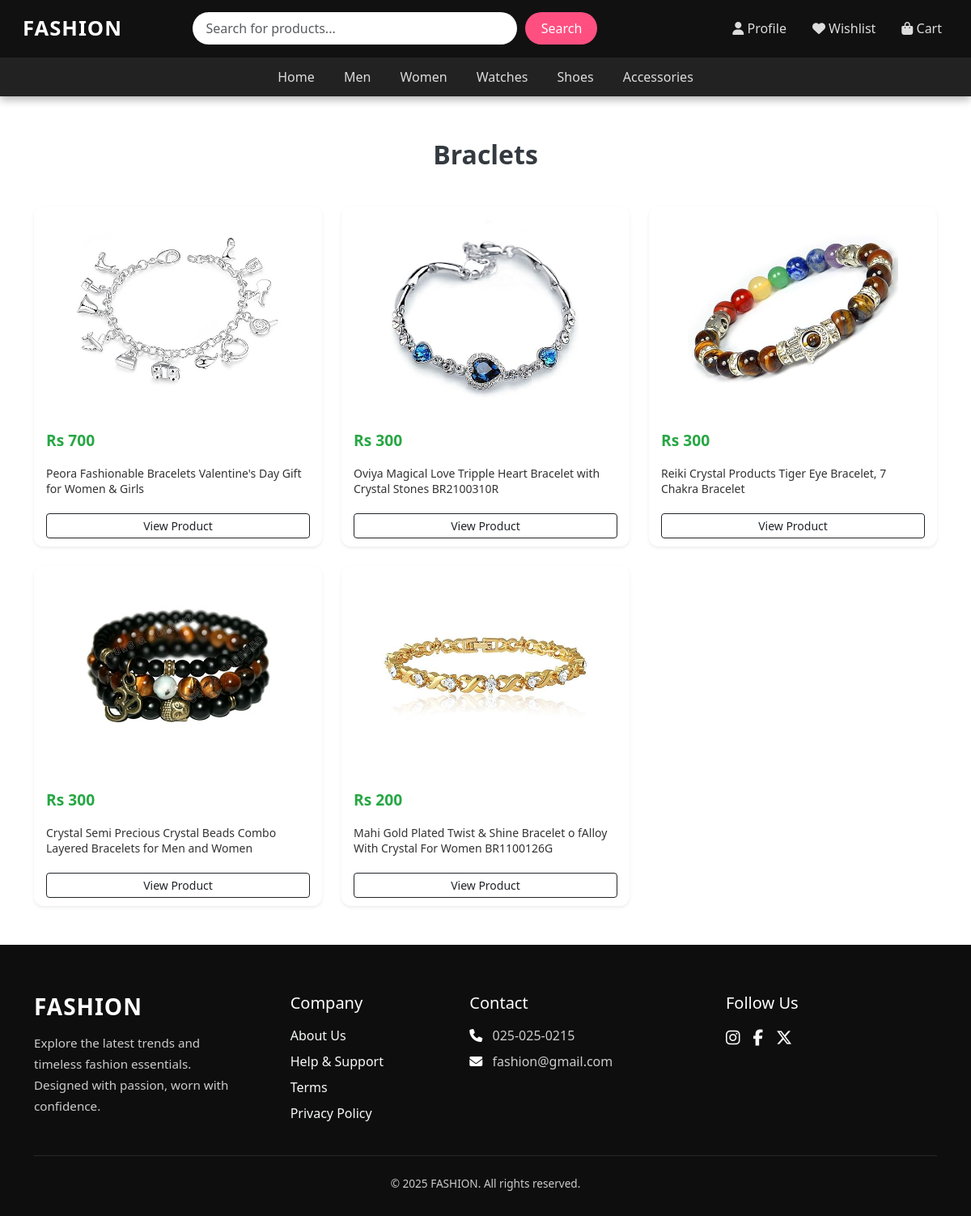
The app's page /braclets with its own data.
### clothes/models.py (models this page shows)
class clothes(models.Model):
    clothname = models.CharField(max_length=100)
    clothprice = models.IntegerField()
    clothescat = models.CharField(choices=category,max_length=200)
    clothesdesc = models.TextField()
    clothimg = models.ImageField()
    clothsize = models.CharField(max_length=100,default=[],null=True)

### clothes/views.py (the view)
# urls.py: path('braclets', views.braclets),
def braclets(req):
    db = clothes.objects.filter(clothescat='braclets').values()
    cd = list(db)
    return render(req, 'braclets.html',context={'data':cd})

### clothes/templates/braclets.html (shortened to what this page needs)
{% load static %}
<!DOCTYPE html>
<html lang="en">
<head>
    <link href="https://cdn.jsdelivr.net/npm/bootstrap@5.3.3/dist/css/bootstrap.min.css" rel="stylesheet">
    <link rel="stylesheet" href="https://cdnjs.cloudflare.com/ajax/libs/font-awesome/6.6.0/css/all.min.css" />
    <link rel="stylesheet" href={% static 'styles.css' %}>
</head>
<body>
   <div class="navbar-container">
  <nav class="navbar navbar-expand-lg navbar-dark">
    <div class="container-fluid">
      <a class="navbar-brand" href="#">FASHION</a>
      <div class="collapse navbar-collapse justify-content-between" id="navbarResponsive">
        <div class="search-wrapper d-flex align-items-center mt-2 mt-lg-0">
          <input class="form-control search-input" id="search" placeholder="Search for products..." />
          <button class="btn search-btn" id="searchbutton">Search</button>
        </div>
        <ul class="navbar-nav ms-auto mt-3 mt-lg-0">
          <li class="nav-item">
            <a class="nav-link" href="/users"><i class="fa-solid fa-user"></i> Profile</a>
          </li>
          <li class="nav-item">
            <a class="nav-link" href="/like"><i class="fa-solid fa-heart"></i> Wishlist</a>
          </li>
          <li class="nav-item">
            <a class="nav-link" href="/carts"><i class="fa-solid fa-bag-shopping"></i> Cart</a>
          </li>
        </ul>
      </div>
    </div>
  </nav>
  <div class="categories-bar px-2 " style="text-align:center">
    <a href="/">Home</a>
    <a href="/mencollection">Men</a>
    <a href="/womencollection">Women</a>
    <a href="/watchcoll">Watches</a>
    <a href="/shoescoll">Shoes</a>
    <a href="/accessoires">Accessories</a>
  </div>
</div>
      <div class="container py-5">
        <div class="store-header">Braclets</div>
        <div class="row g-4">
          {% for i in data %}
          <div class="col-lg-4 col-md-6 col-sm-12">
            <div class="product-card shadow-sm">
              <div class="image-wrapper">
                <img src="{% static 'clothimg/' %}{{ i.clothimg }}" alt="Product" class="product-image">
              </div>
              <div class="card-body">
                <div class="d-flex justify-content-between align-items-center mb-2">
                  <span class="product-price">Rs {{ i.clothprice }}</span>
                </div>
                <p class="product-title">
                  {{ i.clothname }}
                </p>
                <a href="productshow/{{i.id}}" class="btn btn-outline-dark btn-sm mt-2 w-100">View Product</a>
              </div>
            </div>
          </div>
          {% endfor %}
        </div>
      </div>
<footer style="background-color: #0e0e0e; color: #ccc; padding: 60px 20px 30px;">
  <div class="container">
    <div class="row gy-4 justify-content-between text-center text-lg-start">
      <div class="col-12 col-md-6 col-lg-3">
        <h3 class="text-white fw-bold mb-3" style="letter-spacing: 1px;">FASHION</h3>
        <p style="font-size: 0.95rem; line-height: 1.7;">
          Explore the latest trends and timeless fashion essentials. Designed with passion, worn with confidence.
        </p>
      </div>
      <div class="col-6 col-md-3 col-lg-2">
        <h5 class="text-white mb-3">Company</h5>
        <ul class="list-unstyled">
          <li><a href="about" class="text-decoration-none text-light d-block mb-2">About Us</a></li>
          <li><a href="help" class="text-decoration-none text-light d-block mb-2">Help & Support</a></li>
          <li><a href="term" class="text-decoration-none text-light d-block mb-2">Terms</a></li>
          <li><a href="privacy" class="text-decoration-none text-light d-block mb-2">Privacy Policy</a></li>
        </ul>
      </div>
      <div class="col-6 col-md-3 col-lg-3">
        <h5 class="text-white mb-3">Contact</h5>
        <p class="mb-2"><i class="fa-solid fa-phone me-2 text-white"></i> 025-025-0215</p>
        <p><i class="fa-solid fa-envelope me-2 text-white"></i> fashion@gmail.com</p>
      </div>
      <div class="col-12 col-md-6 col-lg-3">
        <h5 class="text-white mb-3">Follow Us</h5>
        <div class="d-flex gap-3 justify-content-center justify-content-lg-start">
          <a href="https://www.instagram.com" class="text-light fs-5"><i class="fab fa-instagram"></i></a>
          <a href="https://www.facebook.com" class="text-light fs-5"><i class="fab fa-facebook-f"></i></a>
          <a href="https://x.com/login" class="text-light fs-5"><i class="fab fa-x-twitter"></i></a>
        </div>
      </div>
    </div>
    <hr class="border-secondary my-4">
    <div class="text-center" style="font-size: 0.85rem;">&copy; 2025 FASHION. All rights reserved.</div>
  </div>
</footer>
</body>
</html>

### clothes/static/styles.css (style rules this page uses)
* { padding: 0; margin: 0; }
a { text-decoration: none; color: black; }
a { text-decoration: none; }
.product-card { height: 420px; background-color: #fff; border-radius: 12px; overflow: hidden; display: flex; flex-direction: column; transition: transform 0.3s ease, box-shadow 0.3s ease; box-shadow: 0 4px 12px rgba(0, 0, 0, 0.05); }
.image-wrapper { height: 260px; width: 100%; overflow: hidden; flex-shrink: 0; }
.product-image { width: 100%; height: 100%; object-fit: contain; display: block; }
.card-body { padding: 15px; display: flex; flex-direction: column; flex: 1; justify-content: space-between; }
.product-price { font-size: 1.2rem; color: #28a745; font-weight: 600; margin-bottom: 8px; }
.product-title { font-size: 14px; color: #333; line-height: 1.4; height: 2.8em; overflow: hidden; text-overflow: ellipsis; margin-bottom: 12px; }
.store-header { font-size: 2rem; font-weight: bold; text-align: center; margin-bottom: 40px; color: #343a40; }
.navbar-container { background-color: #111; color: #fff; position: sticky; top: 0; z-index: 1000; box-shadow: 0 4px 10px rgba(0,0,0,0.3); }
.navbar { padding: 0.7rem 1rem; }
.navbar-brand { font-size: 1.6rem; font-weight: bold; color: #fff; letter-spacing: 1px; }
.nav-link { color: #ddd !important; font-weight: 500; margin-left: 1rem; }
.search-wrapper { width: 100%; max-width: 500px; margin: auto; }
.search-input { width: 100%; border-radius: 50px; border: none; padding: 0.5rem 1rem; outline: none; background: #fff; color: #333; }
.search-btn { margin-left: 10px; border-radius: 50px; background: #ff4f81; color: white; border: none; padding: 0.5rem 1.2rem; }
.categories-bar { background-color: #222; overflow-x: auto; white-space: nowrap; }
.categories-bar a { display: inline-block; color: #ddd; padding: 0.75rem 1rem; text-decoration: none; font-weight: 500; transition: all 0.2s ease; }

### records on screen
clothes: clothimg (picture), clothprice "700", clothname "Peora Fashionable Bracelets Valentine's Day Gift for Women & Girls"
clothes: clothimg (picture), clothprice "300", clothname "Oviya Magical Love Tripple Heart Bracelet with Crystal Stones BR2100310R"
clothes: clothimg (picture), clothprice "300", clothname "Reiki Crystal Products Tiger Eye Bracelet, 7 Chakra Bracelet"
clothes: clothimg (picture), clothprice "300", clothname "Crystal Semi Precious Crystal Beads Combo Layered Bracelets for Men and Women"
clothes: clothimg (picture), clothprice "200", clothname "Mahi Gold Plated Twist & Shine Bracelet o fAlloy With Crystal For Women BR1100126G"
